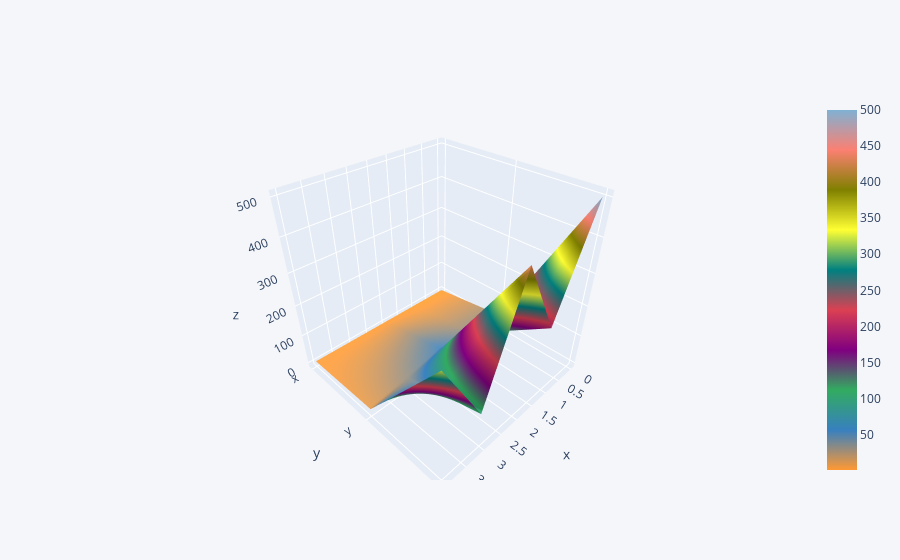

Here is the notebook cell this chart was saved with:
### Code cell
df3.iplot(kind='surface')
# can play with this in documentation

### Figure 1 — Plotly figure (JSON) as saved in the notebook; plotly's stock layout.template omitted (floating-point values rounded to 4 significant figures)
{"data": [{"colorscale": [[0, "rgb(255, 153, 51)"], [0.1111, "rgb(55, 128, 191)"], [0.2222, "rgb(50, 171, 96)"], [0.3333, "rgb(128, 0, 128)"], [0.4444, "rgb(219, 64, 82)"], [0.5556, "rgb(0, 128, 128)"], [0.6667, "rgb(255, 255, 51)"], [0.7778, "rgb(128, 128, 0)"], [0.8889, "rgb(251, 128, 114)"], [1, "rgb(128, 177, 211)"]], "type": "surface", "x": [0, 1, 2, 3, 4], "y": ["x", "y", "z"], "z": [[1, 2, 3, 4, 5], [32, 34, 54, 32, 12], [500, 200, 435, 100, 324]]}], "layout": {"legend": {"bgcolor": "#F5F6F9", "font": {"color": "#4D5663"}}, "paper_bgcolor": "#F5F6F9", "plot_bgcolor": "#F5F6F9", "title": {"font": {"color": "#4D5663"}}, "xaxis": {"gridcolor": "#E1E5ED", "showgrid": true, "tickfont": {"color": "#4D5663"}, "title": {"font": {"color": "#4D5663"}, "text": ""}, "zerolinecolor": "#E1E5ED"}, "yaxis": {"gridcolor": "#E1E5ED", "showgrid": true, "tickfont": {"color": "#4D5663"}, "title": {"font": {"color": "#4D5663"}, "text": ""}, "zerolinecolor": "#E1E5ED"}}}
